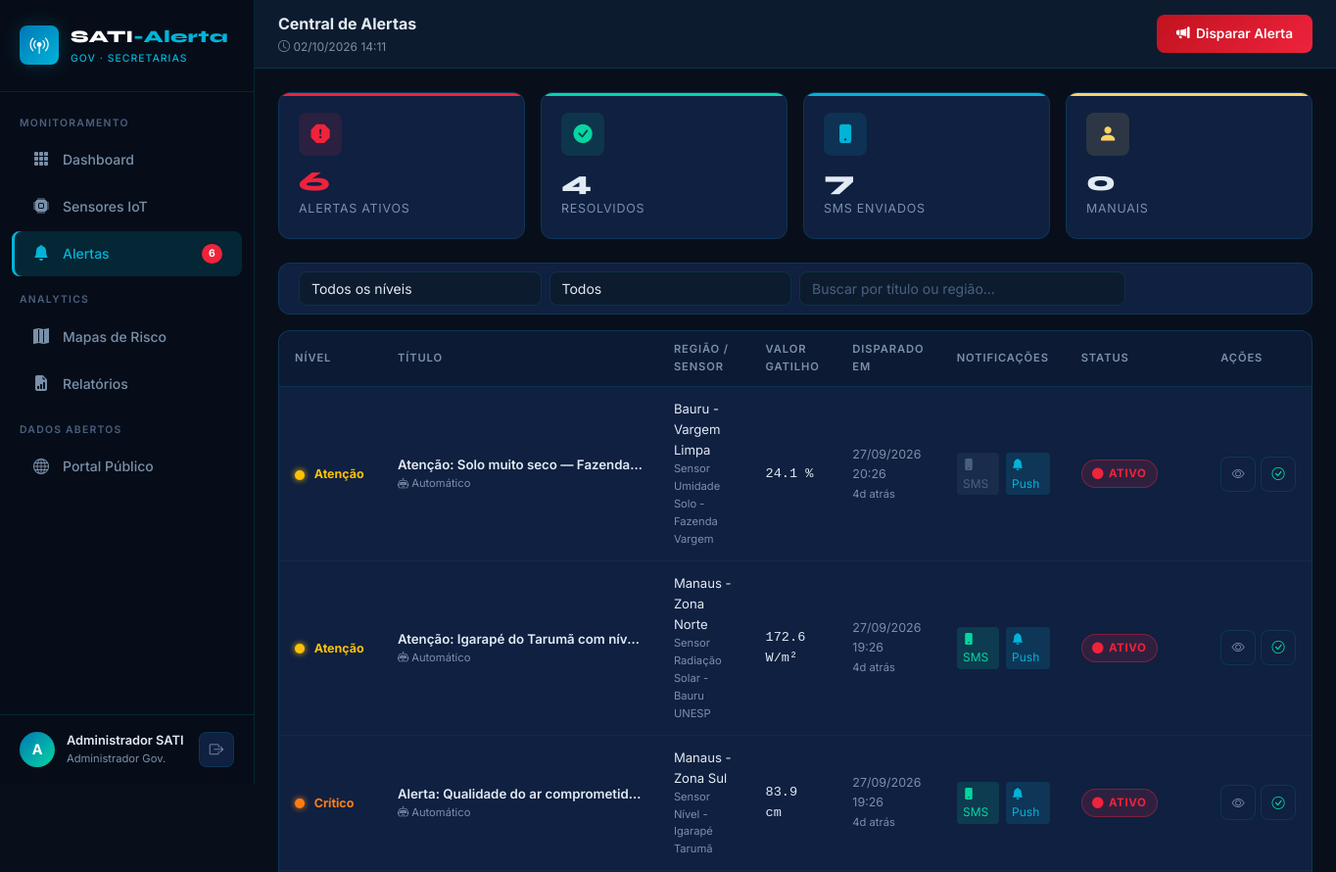
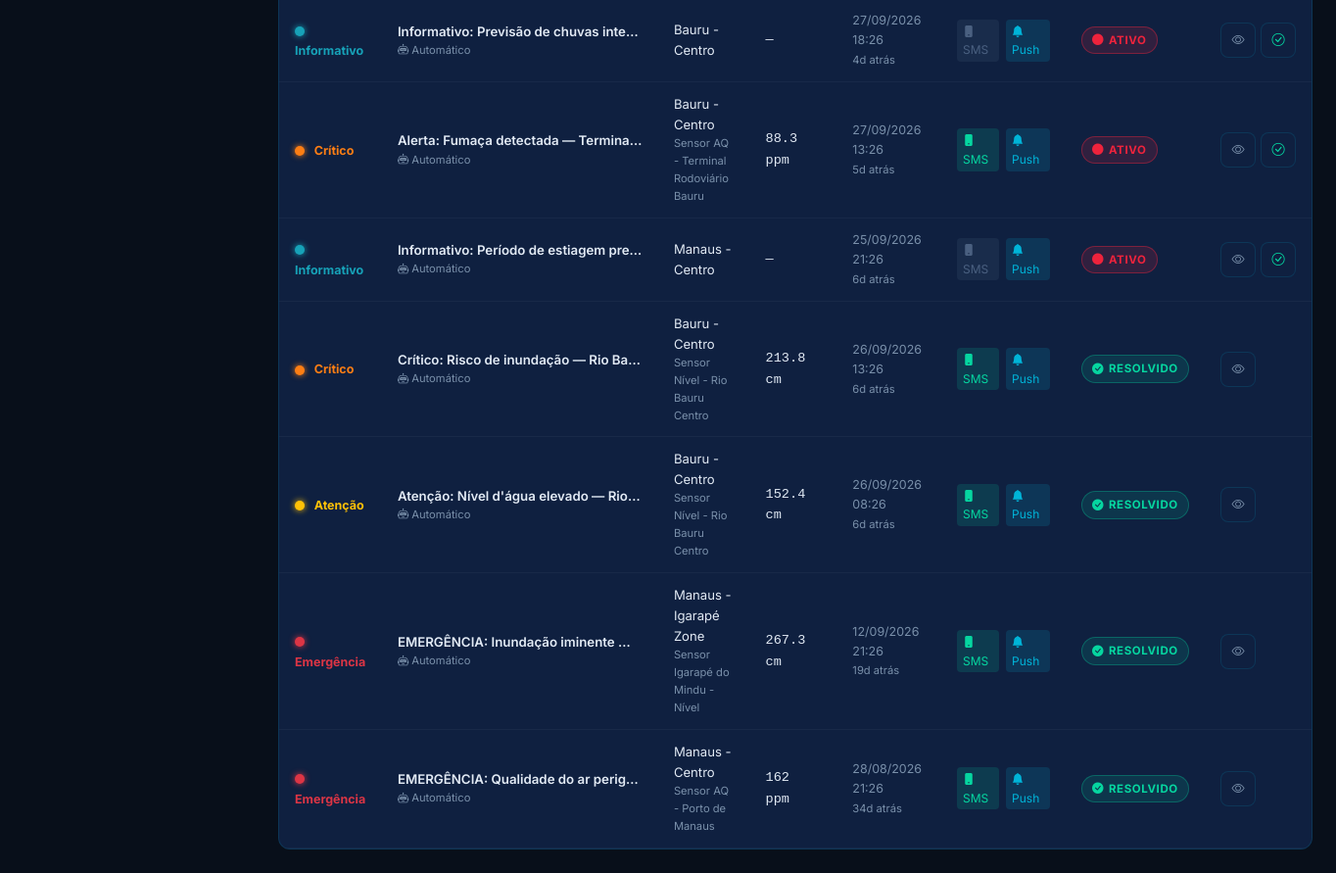
The app's page /public/admin/alerts (signed in) with its own data (2 pictures, top to bottom).
### tables this page shows
CREATE TABLE `alerts` (
  `id` bigint(20) unsigned NOT NULL AUTO_INCREMENT,
  `rule_id` int(10) unsigned DEFAULT NULL COMMENT 'NULL = disparo manual',
  `sensor_id` int(10) unsigned DEFAULT NULL,
  `region_id` int(10) unsigned NOT NULL,
  `alert_level_id` tinyint(3) unsigned NOT NULL,
  `trigger_value` decimal(14,4) DEFAULT NULL,
  `title` varchar(255) NOT NULL,
  `message` text NOT NULL,
  `triggered_at` timestamp NOT NULL DEFAULT current_timestamp(),
  `resolved_at` timestamp NULL DEFAULT NULL,
  `is_active` tinyint(1) DEFAULT 1,
  `notified_sms` tinyint(1) DEFAULT 0,
  `notified_push` tinyint(1) DEFAULT 0,
  `created_by` int(10) unsigned DEFAULT NULL COMMENT 'NULL = autom??tico, ID = usu??rio manual',
  PRIMARY KEY (`id`),
  KEY `idx_region_active` (`region_id`,`is_active`),
  KEY `idx_triggered_at` (`triggered_at`),
  KEY `rule_id` (`rule_id`),
  KEY `sensor_id` (`sensor_id`),
  KEY `alert_level_id` (`alert_level_id`),
  KEY `created_by` (`created_by`),
  CONSTRAINT `alerts_ibfk_1` FOREIGN KEY (`rule_id`) REFERENCES `alert_rules` (`id`),
  CONSTRAINT `alerts_ibfk_2` FOREIGN KEY (`sensor_id`) REFERENCES `sensors` (`id`),
  CONSTRAINT `alerts_ibfk_3` FOREIGN KEY (`region_id`) REFERENCES `regions` (`id`),
  CONSTRAINT `alerts_ibfk_4` FOREIGN KEY (`alert_level_id`) REFERENCES `alert_levels` (`id`),
  CONSTRAINT `alerts_ibfk_5` FOREIGN KEY (`created_by`) REFERENCES `users` (`id`)
);

CREATE TABLE `alert_levels` (
  `id` tinyint(3) unsigned NOT NULL AUTO_INCREMENT,
  `code` varchar(20) NOT NULL,
  `label` varchar(50) NOT NULL,
  `color_hex` char(7) NOT NULL,
  `priority` tinyint(3) unsigned NOT NULL COMMENT '1=mais alto',
  PRIMARY KEY (`id`),
  UNIQUE KEY `code` (`code`)
);

CREATE TABLE `regions` (
  `id` int(10) unsigned NOT NULL AUTO_INCREMENT,
  `name` varchar(120) NOT NULL,
  `state` char(2) NOT NULL,
  `city` varchar(100) DEFAULT NULL,
  `latitude` decimal(10,7) DEFAULT NULL,
  `longitude` decimal(10,7) DEFAULT NULL,
  `geojson` longtext DEFAULT NULL COMMENT 'Pol??gono GeoJSON da regi??o para o mapa' CHECK (json_valid(`geojson`)),
  `created_at` timestamp NOT NULL DEFAULT current_timestamp(),
  PRIMARY KEY (`id`)
);

CREATE TABLE `sensors` (
  `id` int(10) unsigned NOT NULL AUTO_INCREMENT,
  `eui` varchar(32) NOT NULL COMMENT 'DevEUI LoRaWAN ??nico do sensor',
  `name` varchar(100) DEFAULT NULL,
  `sensor_type_id` smallint(5) unsigned NOT NULL,
  `region_id` int(10) unsigned NOT NULL,
  `latitude` decimal(10,7) NOT NULL,
  `longitude` decimal(10,7) NOT NULL,
  `altitude_m` decimal(8,2) DEFAULT NULL,
  `location_desc` varchar(255) DEFAULT NULL COMMENT 'Descri????o textual da localiza????o',
  `installed_at` date DEFAULT NULL,
  `last_seen_at` timestamp NULL DEFAULT NULL,
  `battery_pct` tinyint(3) unsigned DEFAULT 100,
  `is_active` tinyint(1) DEFAULT 1,
  `metadata` longtext DEFAULT NULL COMMENT 'Configura????es extras por tipo de sensor' CHECK (json_valid(`metadata`)),
  `created_at` timestamp NOT NULL DEFAULT current_timestamp(),
  PRIMARY KEY (`id`),
  UNIQUE KEY `eui` (`eui`),
  KEY `sensor_type_id` (`sensor_type_id`),
  KEY `region_id` (`region_id`),
  CONSTRAINT `sensors_ibfk_1` FOREIGN KEY (`sensor_type_id`) REFERENCES `sensor_types` (`id`),
  CONSTRAINT `sensors_ibfk_2` FOREIGN KEY (`region_id`) REFERENCES `regions` (`id`)
);

CREATE TABLE `sensor_types` (
  `id` smallint(5) unsigned NOT NULL AUTO_INCREMENT,
  `code` varchar(50) NOT NULL,
  `name` varchar(100) NOT NULL,
  `unit` varchar(20) DEFAULT NULL COMMENT 'Unidade de medida: ppm, cm, %, ??Sv/h etc.',
  `description` text DEFAULT NULL,
  `icon` varchar(50) DEFAULT 'bi-cpu',
  `min_safe` decimal(12,4) DEFAULT NULL COMMENT 'Limite m??nimo seguro',
  `max_safe` decimal(12,4) DEFAULT NULL COMMENT 'Limite m??ximo seguro',
  `created_at` timestamp NOT NULL DEFAULT current_timestamp(),
  PRIMARY KEY (`id`),
  UNIQUE KEY `code` (`code`)
);

### public/views/admin/alerts.php (the view, shortened to what the rows shown need)
<?php
$alerts = Database::fetchAll(
    "SELECT a.id, a.title, a.message, a.trigger_value, a.triggered_at, a.resolved_at,
            a.is_active, a.notified_sms, a.notified_push,
            al.code AS level_code, al.label AS level_label, al.color_hex,
            r.name AS region_name,
            s.name AS sensor_name, st.unit,
            u.name AS created_by_name
     FROM alerts a
     JOIN alert_levels al ON al.id = a.alert_level_id
     JOIN regions r ON r.id = a.region_id
     LEFT JOIN sensors s ON s.id = a.sensor_id
     LEFT JOIN sensor_types st ON st.id = s.sensor_type_id
     LEFT JOIN users u ON u.id = a.created_by
     ORDER BY a.is_active DESC, a.triggered_at DESC
     LIMIT 100"
);
?>
<!DOCTYPE html>
<html lang="pt-BR">
<head>
  <link href="https://cdn.jsdelivr.net/npm/bootstrap@5.3.3/dist/css/bootstrap.min.css" rel="stylesheet">
  <link href="https://cdn.jsdelivr.net/npm/bootstrap-icons@1.11.3/font/bootstrap-icons.min.css" rel="stylesheet">
  <link href="<?= Helper::asset('css/style.css') ?>" rel="stylesheet">
</head>
<body>
<div class="app-shell">
  <main class="main-content">
    <div class="page-content">
      <div class="panel">
        <div class="panel-body p-0">
          <div style="overflow-x:auto">
            <table class="sati-table" id="alerts-table">
              <thead>
                <tr>
                  <th>Nível</th>
                  <th>Título</th>
                  <th>Região / Sensor</th>
                  <th>Valor Gatilho</th>
                  <th>Disparado em</th>
                  <th>Notificações</th>
                  <th>Status</th>
                  <th>Ações</th>
                </tr>
              </thead>
              <tbody>
                <?php foreach ($alerts as $a): ?>
                <tr class="alert-row"
                    data-level="<?= Helper::e($a['level_code']) ?>"
                    data-active="<?= $a['is_active'] ? '1' : '0' ?>">
                  <td>
                    <span style="display:inline-block;width:10px;height:10px;border-radius:50%;background:<?= Helper::e($a['color_hex']) ?>;box-shadow:0 0 6px <?= Helper::e($a['color_hex']) ?>;margin-right:6px;vertical-align:middle"></span>
                    <span style="font-size:.78rem;font-weight:700;color:<?= Helper::e($a['color_hex']) ?>"><?= Helper::e($a['level_label']) ?></span>
                  </td>
                  <td>
                    <div style="font-weight:600;font-size:.83rem;max-width:250px;overflow:hidden;text-overflow:ellipsis;white-space:nowrap"><?= Helper::e($a['title']) ?></div>
                    <?php if ($a['created_by_name']): ?>
                      <div style="font-size:.7rem;color:var(--sati-text-muted)"><i class="bi bi-person"></i> Manual — <?= Helper::e($a['created_by_name']) ?></div>
                    <?php else: ?>
                      <div style="font-size:.7rem;color:var(--sati-text-muted)"><i class="bi bi-robot"></i> Automático</div>
                    <?php endif; ?>
                  </td>
                  <td>
                    <div style="font-size:.82rem"><?= Helper::e($a['region_name']) ?></div>
                    <?php if ($a['sensor_name']): ?>
                      <div style="font-size:.7rem;color:var(--sati-text-muted)"><?= Helper::e($a['sensor_name']) ?></div>
                    <?php endif; ?>
                  </td>
                  <td style="font-family:monospace;font-size:.85rem">
                    <?= $a['trigger_value'] !== null ? round((float)$a['trigger_value'], 1) . ' ' . Helper::e($a['unit'] ?? '') : '—' ?>
                  </td>
                  <td style="font-size:.78rem;color:var(--sati-text-muted)">
                    <?= Helper::formatDate($a['triggered_at']) ?><br>
                    <span style="font-size:.7rem"><?= Helper::timeAgo($a['triggered_at']) ?></span>
                  </td>
                  <td>
                    <div style="display:flex;gap:.4rem">
                      <span title="SMS" style="font-size:.75rem;padding:.15rem .4rem;border-radius:4px;background:<?= $a['notified_sms'] ? 'rgba(6,214,160,.15)' : 'rgba(122,144,170,.1)' ?>;color:<?= $a['notified_sms'] ? 'var(--sati-green)' : 'var(--sati-text-dim)' ?>">
                        <i class="bi bi-phone-fill"></i> SMS
                      </span>
                      <span title="Push" style="font-size:.75rem;padding:.15rem .4rem;border-radius:4px;background:<?= $a['notified_push'] ? 'rgba(0,180,216,.15)' : 'rgba(122,144,170,.1)' ?>;color:<?= $a['notified_push'] ? 'var(--sati-teal)' : 'var(--sati-text-dim)' ?>">
                        <i class="bi bi-bell-fill"></i> Push
                      </span>
                    </div>
                  </td>
                  <td>
                    <?php if ($a['is_active']): ?>
                      <span class="risk-badge critical"><i class="bi bi-circle-fill"></i> Ativo</span>
                    <?php else: ?>
                      <span class="risk-badge minimal"><i class="bi bi-check-circle-fill"></i> Resolvido</span>
                    <?php endif; ?>
                  </td>
                  <td>
                    <div style="display:flex;gap:.3rem">
                      <button class="btn-icon" title="Ver mensagem completa" onclick="showAlertMsg('<?= htmlspecialchars($a['message'], ENT_QUOTES) ?>')">
                        <i class="bi bi-eye"></i>
                      </button>
                      <?php if ($a['is_active']): ?>
                        <button class="btn-icon" title="Resolver alerta" onclick="resolveAlert(<?= $a['id'] ?>, this)" style="color:var(--sati-green)">
                          <i class="bi bi-check-circle"></i>
                        </button>
                      <?php endif; ?>
                    </div>
                  </td>
                </tr>
                <?php endforeach; ?>
              </tbody>
            </table>
          </div>
        </div>
      </div>
    </div>
  </main>
</div>
</body>
</html>

### records on screen
alerts: alert_level.label "Atenção", title "Atenção: Solo muito seco — Fazenda…", region.name "Bauru - Vargem Limpa", sensor.name "Sensor Umidade Solo - Fazenda Vargem", trigger_value "24.1", sensor_types.unit "%", triggered_at "27/09/2026 20:26", triggered_at "4d atrás", is_active 1 (drawn)
alerts: alert_level.label "Atenção", title "Atenção: Igarapé do Tarumã com nív…", region.name "Manaus - Zona Norte", sensor.name "Sensor Radiação Solar - Bauru UNESP", trigger_value "172.6", sensor_types.unit "W/m²", triggered_at "27/09/2026 19:26", triggered_at "4d atrás", is_active 1 (drawn)
alerts: alert_level.label "Crítico", title "Alerta: Qualidade do ar comprometid…", region.name "Manaus - Zona Sul", sensor.name "Sensor Nível - Igarapé Tarumã", trigger_value "83.9", sensor_types.unit "cm", triggered_at "27/09/2026 19:26", triggered_at "4d atrás", is_active 1 (drawn)
alerts: alert_level.label "Informativo", title "Informativo: Previsão de chuvas inte…", region.name "Bauru - Centro", triggered_at "27/09/2026 18:26", triggered_at "4d atrás", is_active 1 (drawn)
alerts: alert_level.label "Crítico", title "Alerta: Fumaça detectada — Termina…", region.name "Bauru - Centro", sensor.name "Sensor AQ - Terminal Rodoviário Bauru", trigger_value "88.3", sensor_types.unit "ppm", triggered_at "27/09/2026 13:26", triggered_at "5d atrás", is_active 1 (drawn)
alerts: alert_level.label "Informativo", title "Informativo: Período de estiagem pre…", region.name "Manaus - Centro", triggered_at "25/09/2026 21:26", triggered_at "6d atrás", is_active 1 (drawn)
alerts: alert_level.label "Crítico", title "Crítico: Risco de inundação — Rio Ba…", region.name "Bauru - Centro", sensor.name "Sensor Nível - Rio Bauru Centro", trigger_value "213.8", sensor_types.unit "cm", triggered_at "26/09/2026 13:26", triggered_at "6d atrás", is_active 0 (drawn)
alerts: alert_level.label "Atenção", title "Atenção: Nível d'água elevado — Rio…", region.name "Bauru - Centro", sensor.name "Sensor Nível - Rio Bauru Centro", trigger_value "152.4", sensor_types.unit "cm", triggered_at "26/09/2026 08:26", triggered_at "6d atrás", is_active 0 (drawn)
alerts: alert_level.label "Emergência", title "EMERGÊNCIA: Inundação iminente…", region.name "Manaus - Igarapé Zone", sensor.name "Sensor Igarapé do Mindu - Nível", trigger_value "267.3", sensor_types.unit "cm", triggered_at "12/09/2026 21:26", triggered_at "19d atrás", is_active 0 (drawn)
alerts: alert_level.label "Emergência", title "EMERGÊNCIA: Qualidade do ar perig…", region.name "Manaus - Centro", sensor.name "Sensor AQ - Porto de Manaus", trigger_value "162", sensor_types.unit "ppm", triggered_at "28/08/2026 21:26", triggered_at "34d atrás", is_active 0 (drawn)

### other values on screen
$activeCount "6"
substr($user['name'], 0, 1) "A"
Helper::e($user['name']) "Administrador SATI"
$resolvedCount "4"
$smsCount "7"
$manualCount "0"
